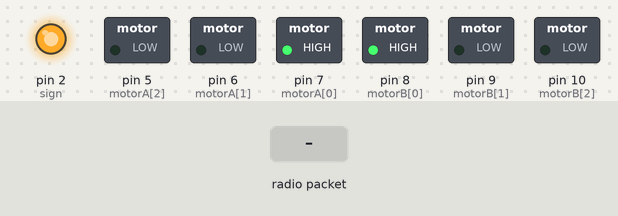
A sketch run on a simulated Arduino Uno, built with avr-gcc and run on an emulated ATmega328P. On the bench: switched loads named in the sketch (green lamp = pin HIGH), output pins drawn as LEDs (lit = HIGH). The test bench sets the inputs (shaded band). No radio packets arrive unless stated; what the sketch prints to the serial monitor is not drawn.

Above: at 0.1 s.
At 2.2 s:
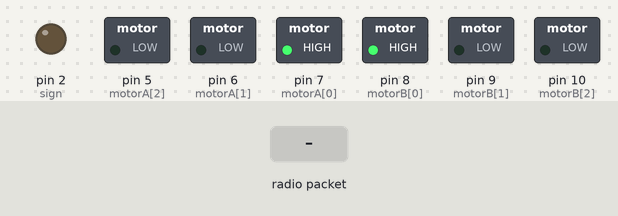
2.3 s: radio packet "1" arrives
Timing chart, 0 to 5.3 s (numbered marks = the images above; inputs shaded):
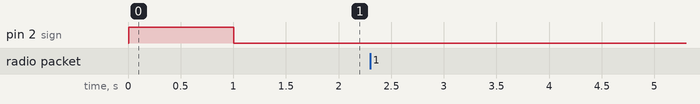

The sketch:

RCCar.ino
```cpp
#include <SPI.h>
#include "RF24.h"

RF24 myRadio (3,4);

struct package{
  enum XDIRECTION {LEFT,RIGHT,CENTER};
  enum YDIRECTION {FORWARD,BACKWARD,NONE};

  XDIRECTION aX;
  YDIRECTION aY;

  XDIRECTION bX;
  YDIRECTION bY;
  int aValY, aValX, bValY, bValX;
  bool buttonA, buttonB;
  byte packetTest;
};

byte addresses[][6] = {"0"};
typedef struct package Package;
Package data;

int motorA[] = {7,6,5}; //last is the enable
int motorB[] = {8,9,10};
//int control[] = {0,1};

int sign = 2,valX,valY;

float favor;

String X[] = {"LEFT","RIGHT","CENTER"};
String Y[] = {"FORWARD","BACKWARD","NONE"};

//x 0,505,1022
//y 0,515,1023

void setup() {

  Serial.begin(115200);
  myRadio.begin();
  myRadio.setChannel(115);
  myRadio.setPALevel(RF24_PA_MAX);
  myRadio.setDataRate( RF24_250KBPS ) ;
  myRadio.openReadingPipe(1, addresses[0]);
  myRadio.startListening();

  for (int i = 0; i<3; i++){
    pinMode(motorA[i],OUTPUT);
    pinMode(motorB[i],OUTPUT);
  }

 // pinMode(control[0],INPUT);
 // pinMode(control[1],INPUT);
  pinMode(sign,OUTPUT);

  //default, forward.
  digitalWrite(motorA[0],HIGH);
  digitalWrite(motorB[0],HIGH);
  digitalWrite(motorA[1],LOW);
  digitalWrite(motorB[1],LOW);
  digitalWrite(motorA[2],0);
  digitalWrite(motorB[2],0);
  digitalWrite(sign,HIGH);
  delay(1000);
}

void setSpd(){

  int valX = data.aValX, valY = data.aValY;
  favor = ((float)valX)/(255*2);
  if (data.aX == package::XDIRECTION::LEFT){
//  Serial.println("LEFT");
    analogWrite(motorA[2],(int)(valY*favor));//Left Wheel
    analogWrite(motorB[2],valY);
  }else if (data.aX == package::XDIRECTION::RIGHT){
//   Serial.println("RIGHT");
    analogWrite(motorA[2],valY);
    analogWrite(motorB[2],(int)(valY*favor));
  }else{
 //   Serial.println("not left or right");
    analogWrite(motorA[2],valY);
    analogWrite(motorB[2],valY);
  }
}

void spin(){
    int valX = data.aValX;
  //  Serial.print("spin-");
    digitalWrite(motorA[0],LOW);
    digitalWrite(motorB[0],LOW);
    digitalWrite(motorA[1],HIGH);
    digitalWrite(motorB[1],HIGH);
  if (data.aX == package::XDIRECTION::LEFT){
    analogWrite(motorA[2],0);
    analogWrite(motorB[2],valX);
  //  Serial.println("left");
  }else if (data.aX == package::XDIRECTION::RIGHT){
    analogWrite(motorA[2],valX);
    analogWrite(motorB[2],0);
 //   Serial.println("right");
  }else{
    digitalWrite(motorA[0],LOW);
    digitalWrite(motorB[0],LOW);
    digitalWrite(motorA[1],LOW);
    digitalWrite(motorB[1],LOW);
    analogWrite(motorA[1],0);
    analogWrite(motorA[2],0);
  }
}

void setDir(){
  if (data.aY == package::YDIRECTION::FORWARD){
    digitalWrite(motorA[0],LOW);
    digitalWrite(motorB[0],LOW);
    digitalWrite(motorA[1],HIGH);
    digitalWrite(motorB[1],HIGH);
 //   Serial.print("wheels forawrd");
//    Serial.print(", favors ");
 //   Serial.println(X[data.x]);
    setSpd();
  }else if (data.aY == package::YDIRECTION::BACKWARD){
    digitalWrite(motorA[0],HIGH);
    digitalWrite(motorB[0],HIGH);
    digitalWrite(motorA[1],LOW);
    digitalWrite(motorB[1],LOW);
  //  Serial.print("wheels backward");
 //   Serial.print(", favors ");
  //  Serial.println(X[data.x]);
    setSpd();
  }else{
   // Serial.println("No Y movement, ");
    data.aValY = 0;
    spin();
  }

}

void loop() {

 // Serial.println("---");
 // Serial.println(data.packetTest);
//  Serial.println("---");
  if ( myRadio.available()) {
   // bool done = false;
    while(myRadio.available()){
      myRadio.read( &data, sizeof(data) );
      delay(5);
      Serial.println(data.packetTest);
    //  digitalWrite(sign,HIGH);
    //   setDir();
/*
      Serial.print("Ax:");
      Serial.print(X[(data).aX]);
      Serial.print(" | Ay:");
      Serial.print(Y[(data).aY]);
      Serial.print(" | Bx:");
      Serial.print(X[(&data)->bX]);
      Serial.print(" | By:");
      Serial.print(Y[(&data)->bY]);
     */
///*
      if (data.buttonA){
        Serial.print(" | ButtonA");
      }
      if (data.buttonB){
        Serial.print(" | ButtonB");
      }
      Serial.println(" ");
//  */
   }
   // Serial.println(":)");
  }else{
    digitalWrite(sign, LOW);
    Serial.println(":(");
  }

  /*
  Serial.print("X: ");
//  Serial.print(X[x]);
  Serial.print(" ");
  Serial.print(valX);
  Serial.print(" Y: ");
 // Serial.print(Y[y]);
  Serial.print(" ");
  Serial.print(valY);
  Serial.print(" with modifier ");
  Serial.println(favor);
  delay(200);*/
}
```
